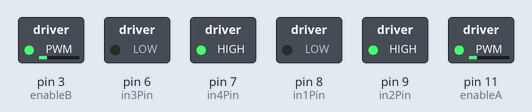
A sketch run on a simulated Arduino Uno, built with avr-gcc and run on an emulated ATmega328P. On the bench: switched loads named in the sketch (green lamp = pin HIGH).

Above: at 0.1 s.
Timing chart, 0 to 1.6 s (numbered marks = the images above):
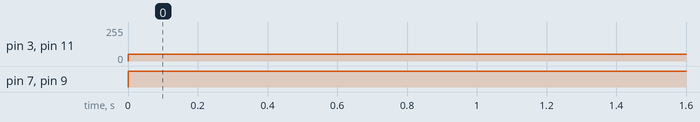

Measured:
- by itself, pin 3 (enableB), pin 11 (enableA): 0/255 → 50/255 at 0.00 s
- by itself, pin 7 (in4Pin), pin 9 (in2Pin): LOW → HIGH at 0.00 s

The sketch:

Motor_Kontrol.ino
```cpp
const int in1Pin=8;
const int in2Pin=9;
const int enableA=11;

const int in3Pin=6;
const int in4Pin=7;
const int enableB=3;

//hızı buradan değiştirebilirsiniz
//hız 0 ile 255 arası değer alabilir
const int hiz=50;

void setup() {
  pinMode(in1Pin,OUTPUT);
  pinMode(in2Pin,OUTPUT);
  pinMode(enableA,OUTPUT);

  pinMode(in3Pin,OUTPUT);
  pinMode(in4Pin,OUTPUT);
  pinMode(enableB,OUTPUT);
}

void loop() {
analogWrite(enableA , hiz);
digitalWrite(in1Pin,LOW);
digitalWrite(in2Pin,HIGH);

analogWrite(enableB , hiz);
digitalWrite(in3Pin,LOW);
digitalWrite(in4Pin,HIGH);
}
```
